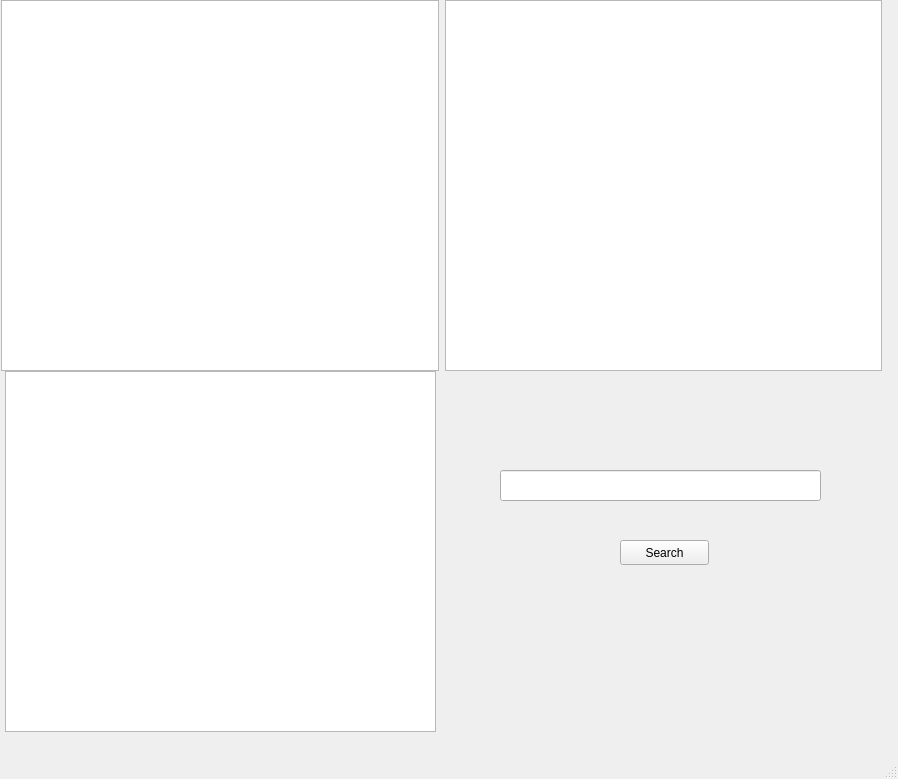
<?xml version="1.0" encoding="UTF-8"?>
<ui version="4.0">
 <class>MainWindow</class>
 <widget class="QMainWindow" name="MainWindow">
  <property name="geometry">
   <rect>
    <x>0</x>
    <y>0</y>
    <width>898</width>
    <height>779</height>
   </rect>
  </property>
  <property name="windowTitle">
   <string>Movies</string>
  </property>
  <widget class="QWidget" name="centralwidget">
   <widget class="QWidget" name="horizontalLayoutWidget">
    <property name="geometry">
     <rect>
      <x>1</x>
      <y>0</y>
      <width>881</width>
      <height>371</height>
     </rect>
    </property>
    <layout class="QHBoxLayout" name="horizontalLayout_4">
     <item>
      <widget class="QListWidget" name="TopMovies"/>
     </item>
     <item>
      <widget class="QListWidget" name="favoritMovies"/>
     </item>
    </layout>
   </widget>
   <widget class="QPushButton" name="searchButton">
    <property name="geometry">
     <rect>
      <x>620</x>
      <y>540</y>
      <width>89</width>
      <height>25</height>
     </rect>
    </property>
    <property name="text">
     <string>Search</string>
    </property>
   </widget>
   <widget class="QLineEdit" name="lineEdit">
    <property name="geometry">
     <rect>
      <x>500</x>
      <y>470</y>
      <width>321</width>
      <height>31</height>
     </rect>
    </property>
   </widget>
   <widget class="QListWidget" name="SearchMovies">
    <property name="geometry">
     <rect>
      <x>5</x>
      <y>371</y>
      <width>431</width>
      <height>361</height>
     </rect>
    </property>
   </widget>
  </widget>
  <widget class="QMenuBar" name="menubar">
   <property name="geometry">
    <rect>
     <x>0</x>
     <y>0</y>
     <width>898</width>
     <height>22</height>
    </rect>
   </property>
  </widget>
  <widget class="QStatusBar" name="statusbar"/>
 </widget>
 <resources/>
 <connections/>
</ui>
